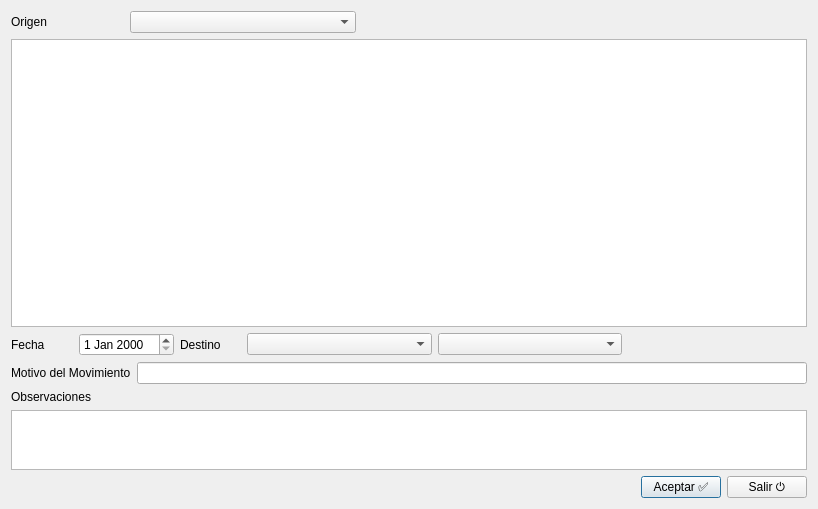
<?xml version="1.0" encoding="UTF-8"?>
<ui version="4.0">
 <class>Dialog</class>
 <widget class="QDialog" name="Dialog">
  <property name="windowModality">
   <enum>Qt::ApplicationModal</enum>
  </property>
  <property name="geometry">
   <rect>
    <x>0</x>
    <y>0</y>
    <width>818</width>
    <height>509</height>
   </rect>
  </property>
  <property name="windowTitle">
   <string>Mover Transformador</string>
  </property>
  <property name="modal">
   <bool>true</bool>
  </property>
  <layout class="QVBoxLayout" name="verticalLayout_2">
   <item>
    <layout class="QVBoxLayout" name="verticalLayout" stretch="0,0,0,0,0,0,0">
     <property name="spacing">
      <number>6</number>
     </property>
     <item>
      <layout class="QHBoxLayout" name="horizontalLayout_4" stretch="1,2,4">
       <item>
        <widget class="QLabel" name="label_4">
         <property name="text">
          <string>Origen</string>
         </property>
        </widget>
       </item>
       <item>
        <widget class="QComboBox" name="cmbOrigen"/>
       </item>
       <item>
        <spacer name="horizontalSpacer_3">
         <property name="orientation">
          <enum>Qt::Horizontal</enum>
         </property>
         <property name="sizeHint" stdset="0">
          <size>
           <width>40</width>
           <height>20</height>
          </size>
         </property>
        </spacer>
       </item>
      </layout>
     </item>
     <item>
      <widget class="QTableWidget" name="tblListado">
       <property name="font">
        <font>
         <pointsize>8</pointsize>
         <kerning>false</kerning>
        </font>
       </property>
       <property name="frameShape">
        <enum>QFrame::StyledPanel</enum>
       </property>
       <property name="frameShadow">
        <enum>QFrame::Plain</enum>
       </property>
       <property name="horizontalScrollBarPolicy">
        <enum>Qt::ScrollBarAlwaysOff</enum>
       </property>
       <property name="sizeAdjustPolicy">
        <enum>QAbstractScrollArea::AdjustToContents</enum>
       </property>
       <property name="editTriggers">
        <set>QAbstractItemView::NoEditTriggers</set>
       </property>
       <property name="alternatingRowColors">
        <bool>true</bool>
       </property>
       <property name="selectionMode">
        <enum>QAbstractItemView::SingleSelection</enum>
       </property>
       <property name="selectionBehavior">
        <enum>QAbstractItemView::SelectRows</enum>
       </property>
       <property name="sortingEnabled">
        <bool>true</bool>
       </property>
       <attribute name="verticalHeaderVisible">
        <bool>false</bool>
       </attribute>
       <attribute name="verticalHeaderHighlightSections">
        <bool>true</bool>
       </attribute>
      </widget>
     </item>
     <item>
      <layout class="QHBoxLayout" name="horizontalLayout_2" stretch="1,1,1,3,3,3">
       <item>
        <widget class="QLabel" name="label">
         <property name="text">
          <string>Fecha</string>
         </property>
        </widget>
       </item>
       <item>
        <widget class="QDateEdit" name="datFecha"/>
       </item>
       <item>
        <widget class="QLabel" name="label_3">
         <property name="text">
          <string>Destino</string>
         </property>
        </widget>
       </item>
       <item>
        <widget class="QComboBox" name="cmbDestino"/>
       </item>
       <item>
        <widget class="QComboBox" name="cmbAlmacen"/>
       </item>
       <item>
        <spacer name="horizontalSpacer_2">
         <property name="orientation">
          <enum>Qt::Horizontal</enum>
         </property>
         <property name="sizeHint" stdset="0">
          <size>
           <width>40</width>
           <height>20</height>
          </size>
         </property>
        </spacer>
       </item>
      </layout>
     </item>
     <item>
      <layout class="QHBoxLayout" name="horizontalLayout_5">
       <item>
        <widget class="QLabel" name="label_5">
         <property name="text">
          <string>Motivo del Movimiento</string>
         </property>
        </widget>
       </item>
       <item>
        <widget class="QLineEdit" name="txtMotivo"/>
       </item>
      </layout>
     </item>
     <item>
      <widget class="QLabel" name="label_2">
       <property name="text">
        <string>Observaciones</string>
       </property>
      </widget>
     </item>
     <item>
      <layout class="QHBoxLayout" name="horizontalLayout_3">
       <item>
        <widget class="QTextEdit" name="txtObservaciones">
         <property name="sizePolicy">
          <sizepolicy hsizetype="Expanding" vsizetype="Fixed">
           <horstretch>0</horstretch>
           <verstretch>0</verstretch>
          </sizepolicy>
         </property>
         <property name="maximumSize">
          <size>
           <width>16777215</width>
           <height>60</height>
          </size>
         </property>
        </widget>
       </item>
      </layout>
     </item>
     <item>
      <layout class="QHBoxLayout" name="horizontalLayout">
       <item>
        <spacer name="horizontalSpacer">
         <property name="orientation">
          <enum>Qt::Horizontal</enum>
         </property>
         <property name="sizeHint" stdset="0">
          <size>
           <width>40</width>
           <height>20</height>
          </size>
         </property>
        </spacer>
       </item>
       <item>
        <widget class="QPushButton" name="cmdAceptar">
         <property name="text">
          <string>Aceptar ✅</string>
         </property>
         <property name="shortcut">
          <string>Return</string>
         </property>
        </widget>
       </item>
       <item>
        <widget class="QPushButton" name="cmdSalir">
         <property name="text">
          <string>Salir ⏻</string>
         </property>
         <property name="shortcut">
          <string>Esc</string>
         </property>
        </widget>
       </item>
      </layout>
     </item>
    </layout>
   </item>
  </layout>
 </widget>
 <resources/>
 <connections/>
</ui>
